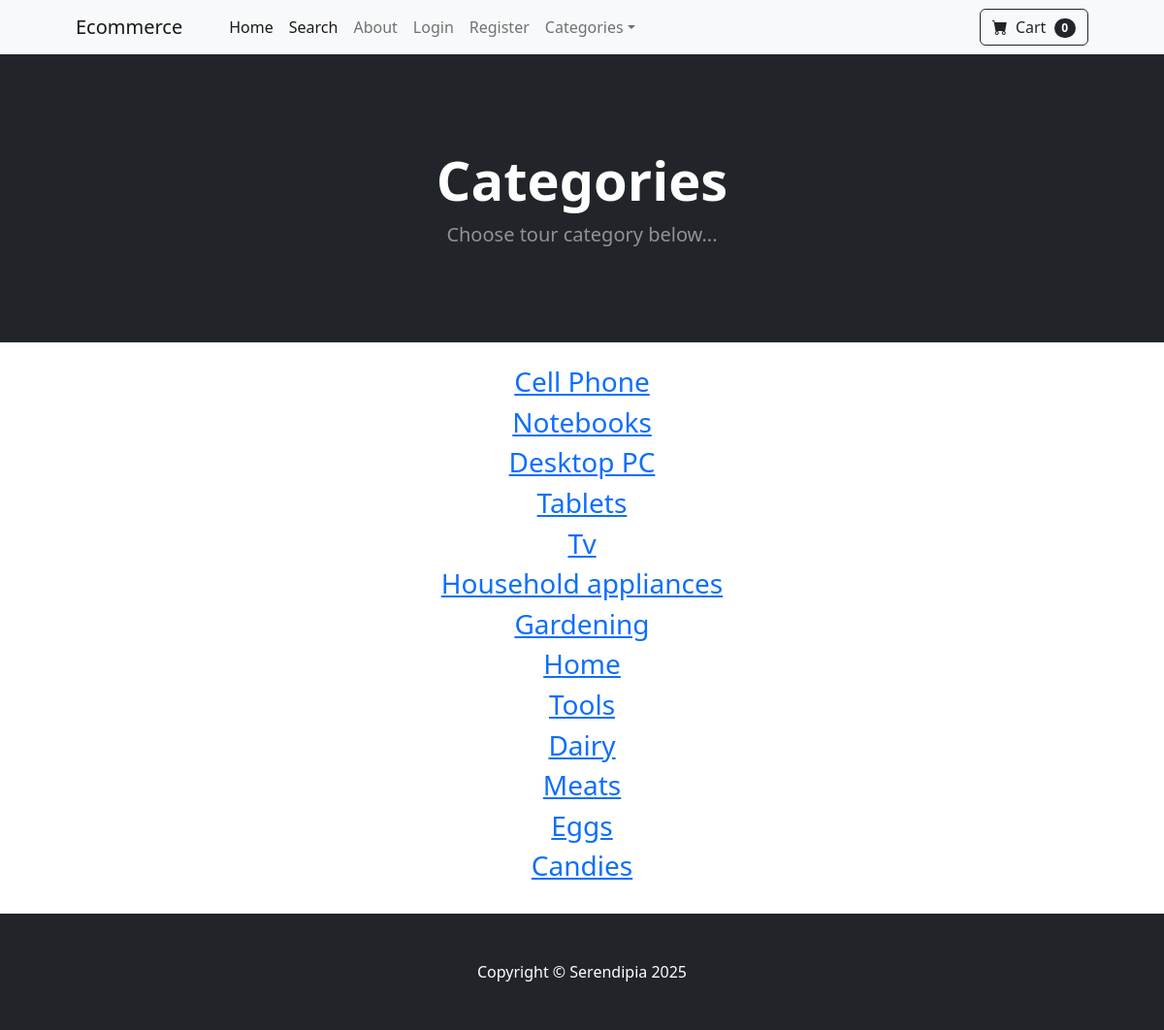
The app's page /category_summary/ with its own data.
### store/models.py (models this page shows)
class Category(models.Model):
    name = models.CharField(max_length=50)
    def __str__(self):
        return self.name
    class Meta:
        verbose_name_plural = 'categories'

### store/views.py (the view)
# urls.py: path('category_summary/',views.category_summary,name='category_summary'),
def category_summary(request):
    categories = Category.objects.all()
    return render(request,'category_summary.html',{'categories':categories})

### cart/cart.py (called while the page is built)
    def __len__(self):
        return len(self.cart)

### cart/context_processors.py (called while the page is built)
def cart(request):
    return {'cart':Cart(request)}

### store/templates/category_summary.html (shortened to what this page needs)
{% extends 'base.html' %}
{% block content %}
<header class="bg-dark py-5">
    <div class="container px-4 px-lg-5 my-5">
        <div class="text-center text-white">
            <h1 class="display-4 fw-bolder">Categories</h1>
            <p class="lead fw-normal text-white-50 mb-0">Choose tour category below...</p>
        </div>
    </div>
</header>
<div class="container">
    <div class="row">
        <center>
            <div class="col-8">
                    {% for category in categories %}
                        <h3><a href="{% url 'category' category%}">{{ category }}</a></h3>
                    {% endfor %}
            </div>
        </center>
    </div>
</div>
{% endblock %}

### records on screen
Category: name "Cell Phone"
Category: name "Notebooks"
Category: name "Desktop PC"
Category: name "Tablets"
Category: name "Tv"
Category: name "Household appliances"
Category: name "Gardening"
Category: name "Home"
Category: name "Tools"
Category: name "Dairy"
Category: name "Meats"
Category: name "Eggs"
Category: name "Candies"

### other values on screen
{{ cart | length }} "0"
